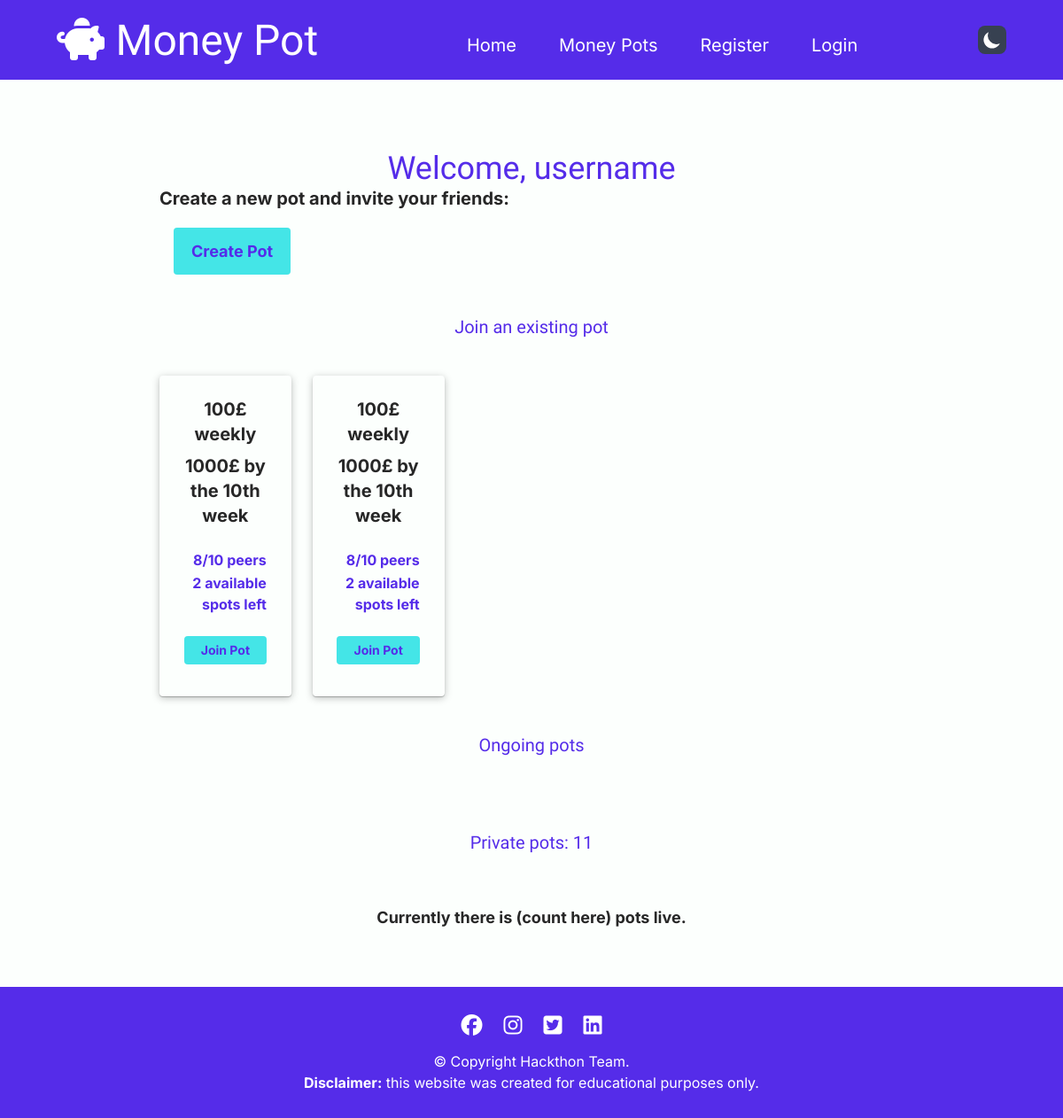
Page /dashboard/ on the earlier database version.
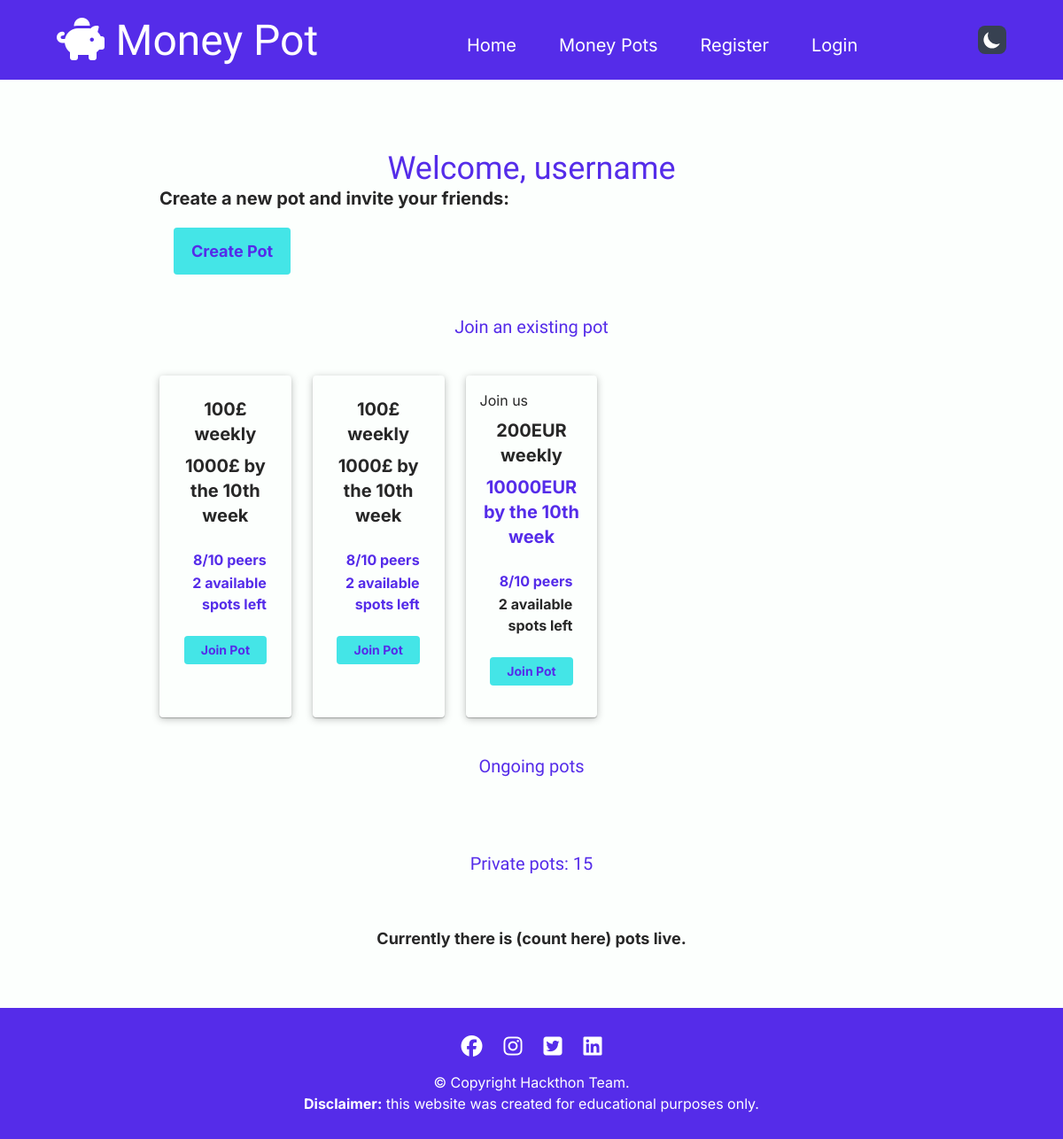
Same page on the later database version.
### app.py (models this page shows, shortened)
class Pots(db.Model):
    id = db.Column(db.Integer, primary_key=True)
    title = db.Column(db.String(50), nullable=False)
    goal = db.Column(db.Integer, nullable=False)
    currency = db.Column(db.String(50), nullable=False)
    cycle = db.Column(db.String(50), nullable=False)
    amount = db.Column(db.Integer, nullable=False)
    isPrivate = db.Column(db.Boolean, nullable=False)
    creator_id = db.Column(db.Integer, db.ForeignKey('users.id'))
    created_at = db.Column(db.DateTime, default=datetime.utcnow)

### app.py (the view)
@app.route('/dashboard/')
def dashboard():
    pots = Pots.query
    public_pots = pots.filter_by(isPrivate=False)
    private_pots = pots.filter_by(isPrivate=True)
    return render_template('dashboard.html', pots=public_pots, private_pots=private_pots)

### templates/dashboard.html
{% extends 'base.html' %}
{% block content %}
    <h1>Welcome, username</h1>
    <header class="mb-[3rem]">
      <p class="mb-8 text-xl font-bold">Create a new pot and invite your friends:</p>
      <a href="{{ url_for('create_pot') }}" class="bg-fluorescent-blue dark:bg-rajah rounded px-5 py-4 text-han-purple dark:text-raisen-black text-lg font-bold ml-4 transition-opacity hover:opacity-90">Create Pot</a>
    </header>
    <h3 class="py-2 text-center border-y-[1px] border-baby-powder">Join an existing pot</h3>
    <div id="pots-container" class="grid grid-cols-5 gap-6 py-[2rem]">
      <article class="rounded dark:bg-rhythm shadow-pot-card p-4">
        <div class="flex flex-col justify-center">
          <p class="text-center text-xl font-bold my-2">100&#163; weekly</p>
          <p class="text-center text-xl font-bold mb-6">1000&#163; by the 10th week</p>
          <p class="text-end mb-0.5 font-bold mr-3">8/10 peers</p>
          <p class="text-end mb-6 font-bold mr-3">2 available spots left</p>
          <a href="{{ url_for('create_pot') }}" class="mx-auto mb-5 py-1.5 bg-fluorescent-blue dark:bg-rajah rounded w-[80%] text-han-purple dark:text-raisen-black text-sm font-bold transition-opacity hover:opacity-90 text-center">Join Pot</a>
        </div>
      </article>
      <article class="rounded dark:bg-rhythm shadow-pot-card p-4">
        <div class="flex flex-col justify-center">
          <p class="text-center text-xl font-bold my-2">100&#163; weekly</p>
          <p class="text-center text-xl font-bold mb-6">1000&#163; by the 10th week</p>
          <p class="text-end mb-0.5 font-bold mr-3">8/10 peers</p>
          <p class="text-end mb-6 font-bold mr-3">2 available spots left</p>
          <a href="{{ url_for('create_pot') }}" class="mx-auto mb-5 py-1.5 bg-fluorescent-blue dark:bg-rajah rounded w-[80%] text-han-purple dark:text-raisen-black text-sm font-bold transition-opacity hover:opacity-90 text-center">Join Pot</a>
        </div>
      </article>
      {% for pot in pots %}
      <article class="rounded dark:bg-rhythm shadow-pot-card p-4">
        <div class="flex flex-col justify-center">
          <h5>{{ pot.title }}</h5>
          <p class="text-center text-xl font-bold my-2">{{ pot.amount }}{{ pot.currency }} {{ pot.cycle }}</p>
          <p class="text-center text-xl font-bold mb-6">{{ pot.goal }}{{ pot.currency }} by the 10th week</p>
          <p class="text-end mb-0.5 font-bold mr-3">8/10 peers</p>
          <p class="text-end mb-6 font-bold mr-3">2 available spots left</p>
          <a href="{{ url_for('create_pot') }}" class="mx-auto mb-5 py-1.5 bg-fluorescent-blue dark:bg-rajah rounded w-[80%] text-han-purple dark:text-raisen-black text-sm font-bold transition-opacity hover:opacity-90 text-center">Join Pot</a>
        </div>
      </article>
      {% endfor %}
    </div>
    <h3 class="py-2 text-center border-y-[1px] border-baby-powder">Ongoing pots</h3>
    <div id="pots-container" class="grid grid-cols-5 gap-6 py-[2rem]">
    </div>
    <h3 class="py-2 mb-[3rem] text-center border-y-[1px] border-baby-powder">Private pots: {{ private_pots.count() }}</h3>
    <p class="text-center mb-[4rem] font-bold text-lg dark:text-rajah">Currently there is (count here) pots live.</p>
{% endblock %}

### templates/base.html (shortened to what this page needs)
<!DOCTYPE html>
<html lang="en">
  <head>
    <link
      rel="stylesheet"
      href="{{ url_for('static', filename='css/styles.css') }}"
      type="text/css"
    />
    <link
      rel="stylesheet"
      href="{{ url_for('static', filename='css/output.css') }}"
    />
  </head>
  <body>
    <main class="min-h-screen flex flex-col justify-between">
      <div aria-label="content-wrapper">
        <header
          class="items-center md:flex md:py-5 md:px-[4rem] md:justify-between bg-han-purple dark:bg-space-cadet"
        >
          <div>
            <i
              class="fa-solid fa-piggy-bank text-4xl mr-2 lg:text-5xl text-white"
            ></i>
            <span
              class="font-archivo-black text-4xl md:mr-8 lg:text-5xl text-white"
              >Money Pot</span
            >
          </div>
          <nav class="pt-3 items-end bg-inherit md:flex dark:bg-inherit">
            <ul
              class="flex justify-center md:space-x-[3rem] text-white md:text-xl"
            >
              <li class="hover:text-fluorescent-blue dark:hover:text-rajah">
                <a href="{{ url_for('home') }}">Home</a>
              </li>
              <li class="hover:text-fluorescent-blue dark:hover:text-rajah">
                <a href="{{ url_for('dashboard') }}">Money Pots</a>
              </li>
              {% if session.user %}
              <li class="hover:text-fluorescent-blue dark:hover:text-rajah">
                <a href="{{ url_for('logout') }}">Logout</a>
              </li>
              {% else %}
              <li class="hover:text-fluorescent-blue dark:hover:text-rajah">
                <a href="{{ url_for('signup') }}">Register</a>
              </li>
              <li class="hover:text-fluorescent-blue dark:hover:text-rajah">
                <a href="{{ url_for('login') }}">Login</a>
              </li>
              {% endif %}
            </ul>
          </nav>
          <button
            id="theme-toggle"
            type="button"
            class="text-white dark:bg-white dark:text-space-cadet bg-gray-700 focus:outline-none dark:focus:ring-space-cadet rounded-lg text-sm p-1"
          >
            <svg
              id="theme-toggle-dark-icon"
              class="w-6 h-6 hidden"
              fill="currentColor"
              viewBox="0 0 20 20"
              xmlns="http://www.w3.org/2000/svg"
            >
              <path
                d="M17.293 13.293A8 8 0 016.707 2.707a8.001 8.001 0 1010.586 10.586z"
              ></path>
            </svg>
          </button>
        </header>
        <section class="mt-[2rem] md:mt-[5rem] flex flex-col md:w-[70%] md:mx-auto md:my-0">
          {% block content %} {% endblock %}
        </section>
      </div>
      <footer class="p-7 bg-han-purple dark:bg-space-cadet">
        <div>
          <ul class="flex justify-center pb-3 text-2xl text-white">
            <li class="mr-6 hover:text-fluorescent-blue">
              <a
                href="https://www.facebook.com"
                target="_blank"
                rel="noopener"
                aria-label="Visit our Facebook page (opens in a new tab)"
                ><i class="fa-brands fa-facebook"></i
              ></a>
            </li>
            <li class="mr-6 hover:text-fluorescent-blue">
              <a
                href="https://www.instagram.com"
                target="_blank"
                rel="noopener"
                aria-label="Visit our Instagram page (opens in a new tab)"
                ><i class="fa-brands fa-instagram"></i
              ></a>
            </li>
            <li class="mr-6 hover:text-fluorescent-blue">
              <a
                href="https://www.twitter.com"
                target="_blank"
                rel="noopener"
                aria-label="Visit our Twitter page (opens in a new tab)"
                ><i class="fa-brands fa-square-twitter"></i
              ></a>
            </li>
            <li class="hover:text-fluorescent-blue">
              <a
                href="https://www.linkedin.com"
                target="_blank"
                rel="noopener"
                aria-label="Visit our LinkedIn page (opens in a new tab)"
                ><i class="fa-brands fa-linkedin"></i
              ></a>
            </li>
          </ul>
        </div>
        <div>
          <p class="text-center text-white">© Copyright Hackthon Team.</p>
          <p class="text-center text-white">
            <span class="font-bold">Disclaimer:</span> this website was created
            for educational purposes only.
          </p>
        </div>
      </footer>
    </main>
  </body>
</html>

Differences in the rows shown:
added Pots: title "Join us", amount "200", currency "EUR", cycle "weekly", goal "10000"
Other differences:
{{ private_pots.count() }}: "11" → "15"
